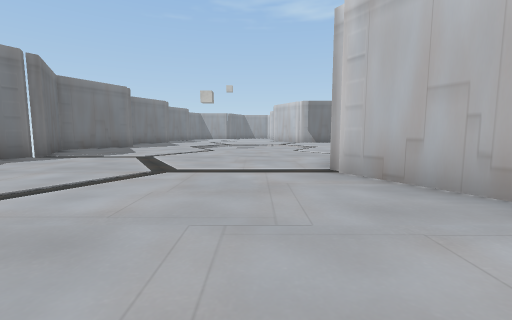
view 1 (above)

15 first-person views from a walk through a scene from a Unity 3-D project. The camera is 1.2 m above the floor, tilts 6° down and sees 90° across. The floor is counted in squares, 2 m on a side. Each view is taken from the middle of a square. On the plan, view 1 faces up. The plan holds only what a view shows up to about 9 squares ahead; the rest is blank. The player character is not drawn. Some animated figures are not drawn. Some surface patterns are stand-ins.

view 2
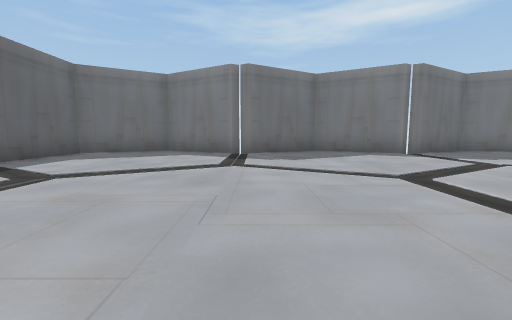

view 3
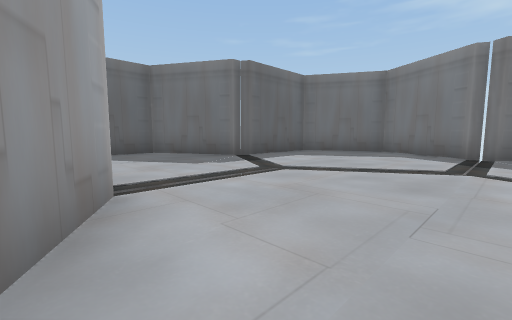

view 4
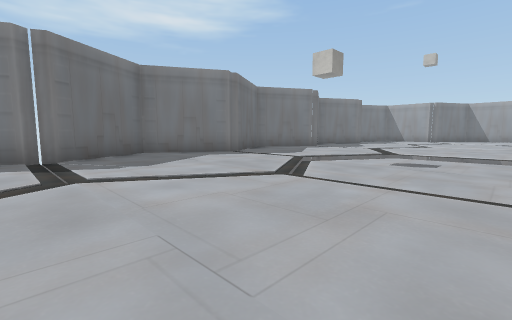

view 5
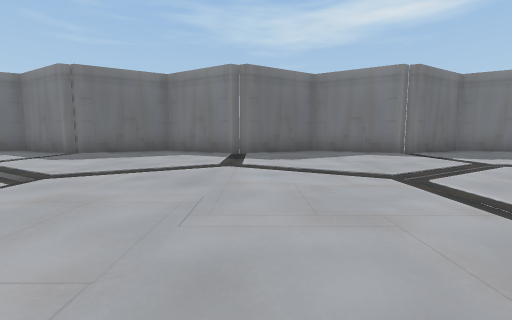

view 6
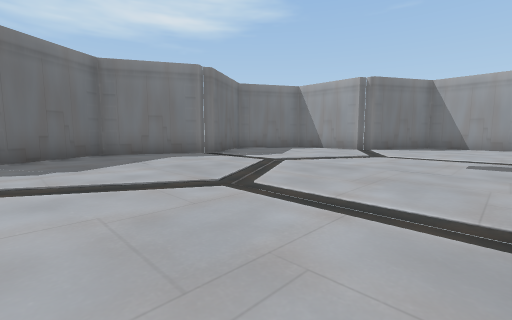

view 7
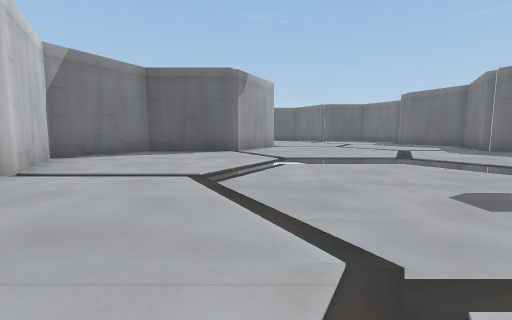

view 8
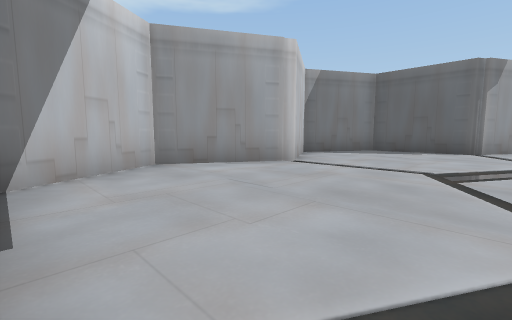

view 9
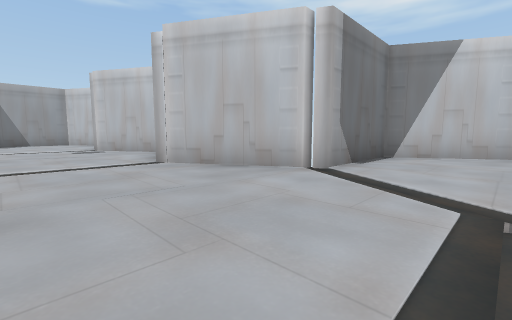

view 10
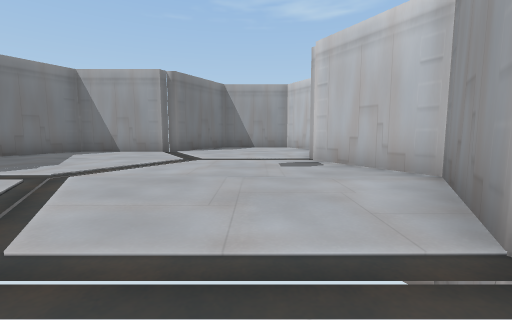

view 11
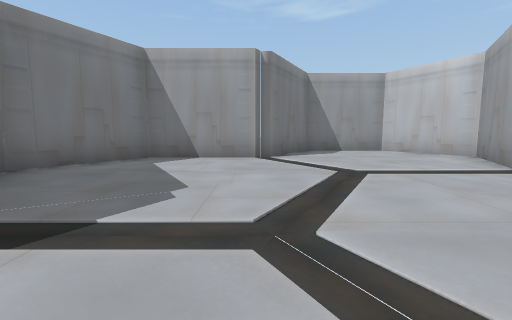

view 12
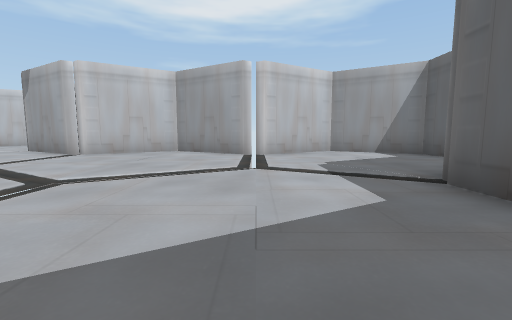

view 13
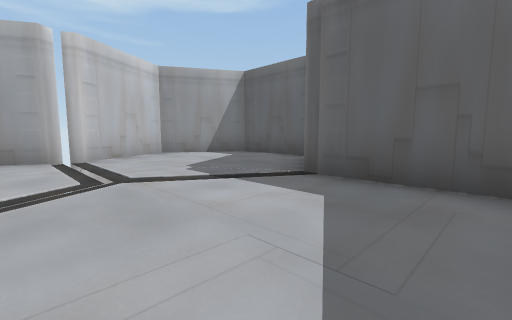

view 14
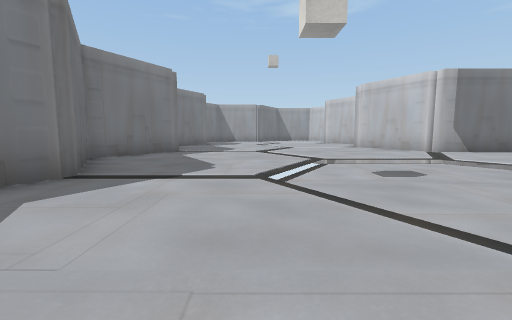

view 15
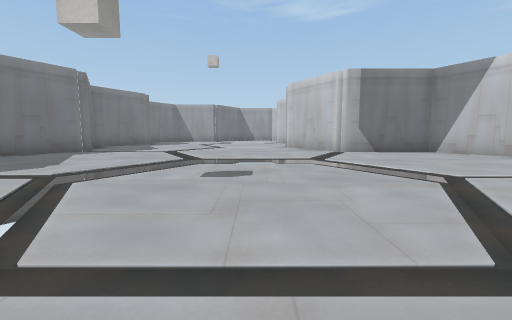

### Floor plan
Key: @ floor where view 1 was taken; # wall or solid block; . main floor; - floor 0.25 m lower than the main floor; / step, stairs or slope.
Columns run from 7 left of view 1 to 7 right of it. Each row starts with its distance up from view 1.
 29      #####
 28     ##...##
 27  ####.....#
 26 ##........#
 25 #........##
 24 #........#
 23 #........##
 22 ##........#
 21 ##........#
 20 #........##
 19 #........#
 18 #........##
 17 ##........####
 16 ##...........##
 15 #.............#
 14 #.....///.....#
 13 #..../---/....#
 12 ##...-----...##
 11 ##...----/...##
 10 #..../---/....#
  9 #.....///.....#
  8 #............##
  7 ##...........#
  6 ##........####
  5 #........##
  4 #........#
  3 #........##
  2 ##........#
  1 ##........#
  0 #......@.##
 -1 #.......##
 -2 #........##
 -3 ##........#
 -4  ####.....#
 -5     ##...##
 -6      #####

Positions as (right, up) in squares from view 1, and headings:
1: (0, 0), facing up
2: (2, 2), facing left
3: (2, 2), facing down-left
4: (1, 6), facing up-left
5: (2, 17), facing left
6: (1, 17), facing up-left
7: (2, 15), facing down
8: (2, 16), facing down-right
9: (-1, 14), facing up-right
10: (0, 18), facing up
11: (-3, 20), facing up
12: (-6, -1), facing right
13: (-5, 0), facing down-right
14: (-3, 8), facing up
15: (0, 8), facing up
